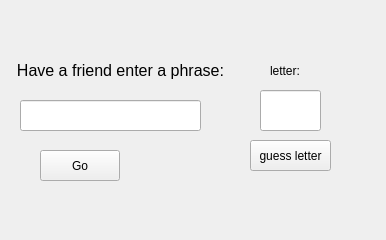
<?xml version="1.0" encoding="UTF-8"?>
<ui version="4.0">
 <class>Form</class>
 <widget class="QWidget" name="Form">
  <property name="geometry">
   <rect>
    <x>0</x>
    <y>0</y>
    <width>386</width>
    <height>240</height>
   </rect>
  </property>
  <property name="windowTitle">
   <string>Form</string>
  </property>
  <widget class="QPushButton" name="pushButton">
   <property name="geometry">
    <rect>
     <x>40</x>
     <y>150</y>
     <width>80</width>
     <height>31</height>
    </rect>
   </property>
   <property name="text">
    <string>Go</string>
   </property>
  </widget>
  <widget class="QLabel" name="label">
   <property name="geometry">
    <rect>
     <x>0</x>
     <y>50</y>
     <width>241</width>
     <height>41</height>
    </rect>
   </property>
   <property name="font">
    <font>
     <pointsize>12</pointsize>
    </font>
   </property>
   <property name="text">
    <string>Have a friend enter a phrase:</string>
   </property>
   <property name="alignment">
    <set>Qt::AlignCenter</set>
   </property>
  </widget>
  <widget class="QLineEdit" name="lineEdit">
   <property name="geometry">
    <rect>
     <x>20</x>
     <y>100</y>
     <width>181</width>
     <height>31</height>
    </rect>
   </property>
   <property name="text">
    <string/>
   </property>
   <property name="alignment">
    <set>Qt::AlignCenter</set>
   </property>
  </widget>
  <widget class="QPushButton" name="pushButton_2">
   <property name="geometry">
    <rect>
     <x>250</x>
     <y>140</y>
     <width>81</width>
     <height>31</height>
    </rect>
   </property>
   <property name="text">
    <string>guess letter</string>
   </property>
  </widget>
  <widget class="QLabel" name="label_2">
   <property name="geometry">
    <rect>
     <x>270</x>
     <y>50</y>
     <width>61</width>
     <height>41</height>
    </rect>
   </property>
   <property name="text">
    <string>letter:</string>
   </property>
  </widget>
  <widget class="QLineEdit" name="lineEdit_2">
   <property name="geometry">
    <rect>
     <x>260</x>
     <y>90</y>
     <width>61</width>
     <height>41</height>
    </rect>
   </property>
  </widget>
 </widget>
 <resources/>
 <connections/>
</ui>
